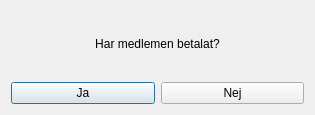
<?xml version="1.0" encoding="UTF-8"?>
<ui version="4.0">
 <class>Betalat</class>
 <widget class="QDialog" name="Betalat">
  <property name="geometry">
   <rect>
    <x>0</x>
    <y>0</y>
    <width>315</width>
    <height>115</height>
   </rect>
  </property>
  <property name="windowTitle">
   <string>Betalat?</string>
  </property>
  <layout class="QVBoxLayout" name="verticalLayout">
   <item>
    <widget class="QLabel" name="label">
     <property name="text">
      <string>Har medlemen betalat?</string>
     </property>
     <property name="alignment">
      <set>Qt::AlignCenter</set>
     </property>
    </widget>
   </item>
   <item>
    <layout class="QHBoxLayout" name="horizontalLayout">
     <item>
      <widget class="QPushButton" name="button_ja">
       <property name="text">
        <string>Ja</string>
       </property>
      </widget>
     </item>
     <item>
      <widget class="QPushButton" name="button_nej">
       <property name="text">
        <string>Nej</string>
       </property>
      </widget>
     </item>
    </layout>
   </item>
  </layout>
 </widget>
 <resources/>
 <connections/>
</ui>
